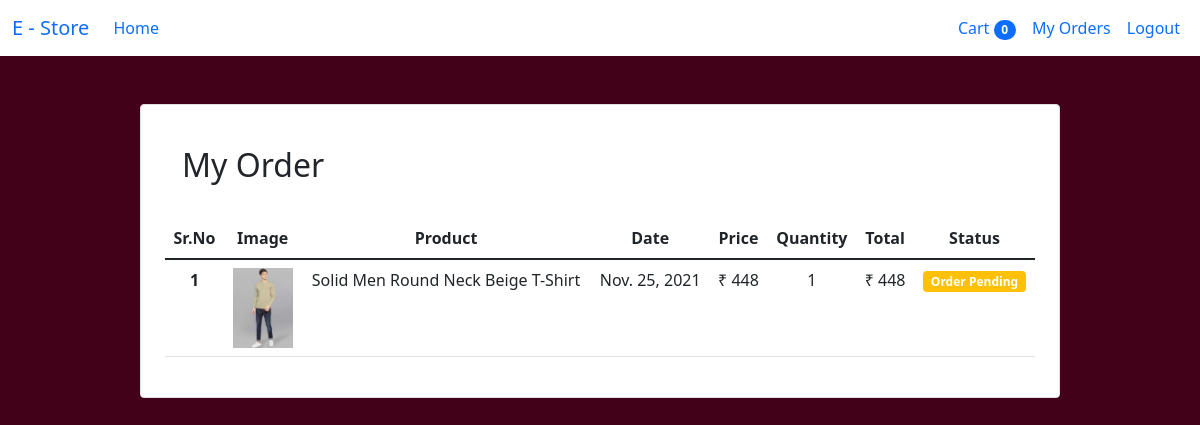
The app's page /order (signed in) with its own data.
### store/models/order.py (models this page shows)
class Order(models.Model):
    name = models.CharField(max_length=100, default="")
    phone = models.CharField(max_length=25, default="")
    pincode = models.CharField(max_length=50, default="")
    locality = models.CharField(max_length=50, default="")
    address = models.CharField(max_length=500, default="")
    city = models.CharField(max_length=50, default="")
    state = models.CharField(max_length=50, default="")
    product = models.ForeignKey(Product, on_delete=CASCADE)
    customer = models.ForeignKey(Customer, on_delete=CASCADE, null=True)
    quantity = models.IntegerField(default=1)
    price = models.IntegerField(default=1)
    date = models.DateField(default=datetime.datetime.today)
    status = models.BooleanField(default=False)
    def customer_order(customer_id):
        return Order.objects.filter(customer = customer_id).order_by('-date')

### store/models/product.py (models this page shows, shortened)
class Product(models.Model):
    name = models.CharField(max_length=150)
    price = models.FloatField(default=0)
    category = models.ForeignKey(Category, on_delete=models.CASCADE, default=1)
    details = models.TextField(
        max_length=1000, default=" ", null=True, blank=True)
    image = models.ImageField(upload_to="image")

### store/views/order.py (the view)
# urls.py: path('order', ViewOrder.as_view(), name="order"),
class ViewOrder(View):
    def get(self, request):
        customer = request.session.get('customer_id')
        order = Order.customer_order(customer)
        order = reversed(order)
        return render(request, "order.html", {'orders':order})

### store/templatetags/cart.py (called while the page is built)
@register.filter(name='rs_symbol')
def rs_symbol(symbol):
    return "₹ "+str(symbol)

@register.filter(name='myorder_total')
def myorder_total(order_price, order_quantity):
    return order_price * order_quantity

### store/templates/order.html
{% extends 'base.html' %} {% block title %}My Order{% endblock title %}
{% block body %} {% load cart %}
<div class="continer">
    <div class="p-4 m-4">
        <div class="col-lg-10 mx-auto border rounded p-4" style="background-color: white;">
            <h2 class="alert">My Order</h2>
            <table class="table">
                <thead>
                    <tr style="text-align:center;">
                        <th scope="col">Sr.No</th>
                        <th scope="col">Image</th>
                        <th scope="col">Product</th>
                        <th scope="col">Date</th>
                        <th scope="col">Price</th>
                        <th scope="col">Quantity</th>
                        <th scope="col">Total</th>
                        <th scope="col">Status</th>
                    </tr>
                </thead>
                <tbody>
                    {% for order in orders %}
                    <tr style="text-align:center;">
                        <th scope="row">{{forloop.counter}}</th>
                        <td><img src="{{order.product.image}}" style="height: 80px;" alt=""></td>
                        <td>{{order.product.name}}</td>
                        <td>{{order.date}}</td>
                        <td>{{order.price|rs_symbol}}</td>
                        <td>{{order.quantity}}</td>
                        <td>{{order.quantity|myorder_total:order.price|rs_symbol}}</td>
                        {% if order.status %}
                        <td> <small class="badge bg-success"> Order Delivered</small> </td>
                        {% else %}
                        <td> <small class="badge bg-warning"> Order Pending</small> </td>
                        {% endif %}
                    </tr>
                    {% endfor %}
                </tbody>
            </table>
        </div>
    </div>
</div>
{% endblock body %}

### records on screen
Order: product.image (picture), product.name "Solid Men Round Neck Beige T-Shirt", date "Nov. 25, 2021", price|rs_symbol "₹ 448", quantity "1", quantity|myorder_total "₹ 448", status "Order Pending"

### other values on screen
{{ request.session.cart.keys|length }} "0"
